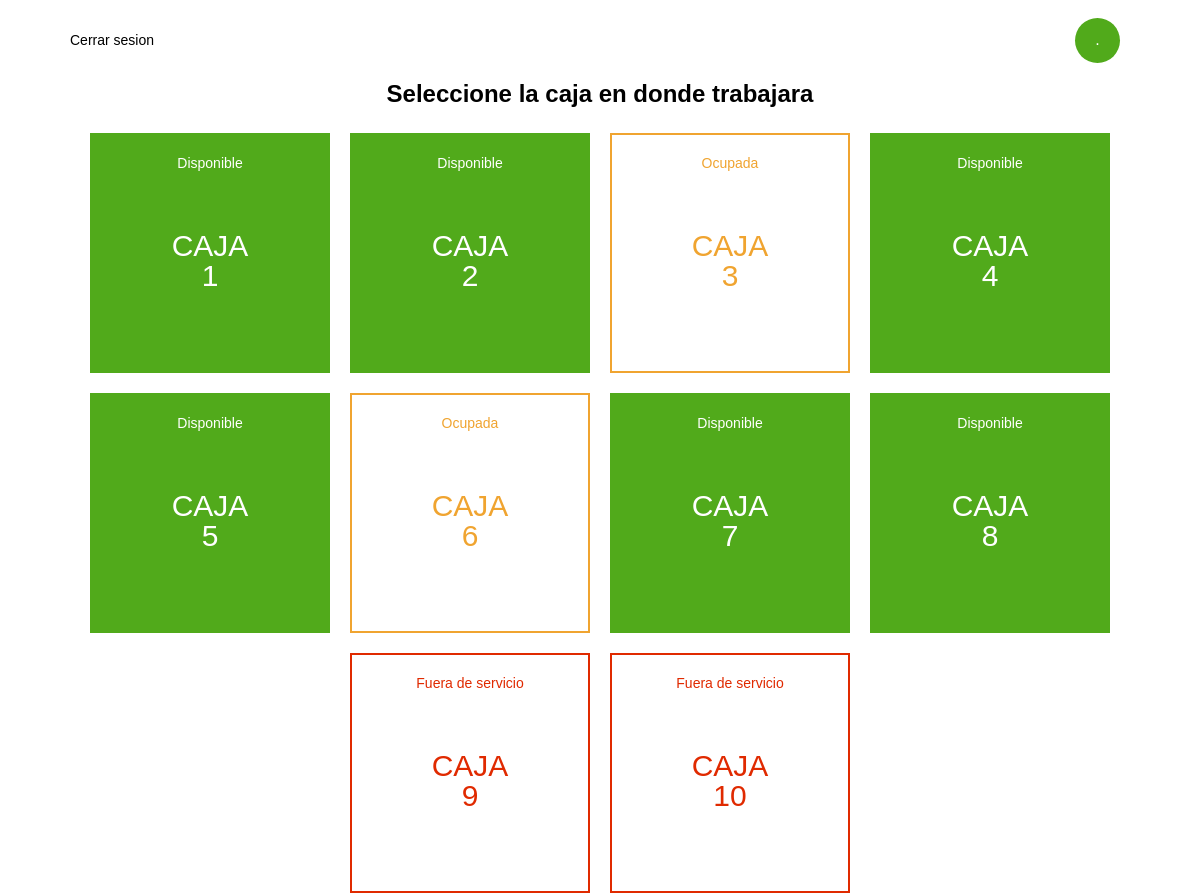
/menu-cajero/seleccione-caja/seleccion-caja.php, run on the app's committed database.
### tables this page shows
CREATE TABLE cajas (
    id INT AUTO_INCREMENT,
    estado VARCHAR(100),

    PRIMARY KEY (id)
);

### php/class/Dao.php (called while the page is built, shortened)
<?php
include('Caja.php');
class DAO{
    private $con;
    public function conectarBD(){
        $servername = "localhost";
        $usuario = "root";
        $password = "";
        $bd = "supermercadooficial";
        $this->con = new mysqli($servername,$usuario,$password,$bd);
    }
    public function mostrarCajas(){
        $sql = "SELECT * FROM cajas";
        $resultado = $this->con->query($sql);
        $fila = mysqli_num_rows($resultado);
        $lista_cajas = array();
        if($fila >=1){
            while($r = mysqli_fetch_array($resultado)){
                $numero_caja = $r['id'];
                $estado = $r['estado'];
                $datos_cajas = new Caja($numero_caja,$estado);
                $lista_cajas[] = $datos_cajas;
            }
            return $lista_cajas;
        }
    }
}
?>

### php/class/Caja.php (called while the page is built)
<?php
    class Caja{
        private $numero_caja;
        private $estado;
        public function Caja($numero_caja,$estado){
            $this->numero_caja = $numero_caja;
            $this->estado = $estado;
        }
        public function getNumeroCaja(){
            return $this->numero_caja;
        }
        public function getEstado(){
            return $this->estado;
        }
    }
?>

### menu-cajero/seleccione-caja/seleccion-caja.php (the view, shortened to what this page needs)
<?php
    include('../../php/class/Dao.php');
    $dao = new Dao();
?>
<!DOCTYPE html>
<html lang="es">
<head>
    <link rel='stylesheet' href='https://cdn-uicons.flaticon.com/uicons-brands/css/uicons-brands.css'>
    <link rel='stylesheet' href='https://cdn-uicons.flaticon.com/uicons-bold-rounded/css/uicons-bold-rounded.css'>
    <link rel='stylesheet' href='https://cdn-uicons.flaticon.com/uicons-regular-rounded/css/uicons-regular-rounded.css'>
    <link rel="stylesheet" href="../../assets/css/seleccione-caja/seleccione-caja.css">
    <link rel="stylesheet" href="../../assets/css/menu.css">
</head>
<body class="container">
    <div class="contenedor-cerar-sesion-perfil">
        <div class="cerrar-sesion-caja">
            <a href="../../cerrar-sesion/cerrarsesion.php"><i class="fi fi-rr-power icon-opcion"></i>Cerrar sesion</a>
        </div>
        <?php
                    $nombre_completo = explode(" ", $_SESSION["nombre_usuario"]);
                    $nombre_primeraInicial = substr($nombre_completo[0],0,1);
                    $apellido_primeraInicial = substr($nombre_completo[1],0,1);
                    echo '
                    <div class="perfil">
                        <div class="img-perfil">
                            <p>'.$nombre_primeraInicial.'.'.$apellido_primeraInicial.'</p>
                        </div>
                        <p class="nombre-usuario">'.$_SESSION["nombre_usuario"].'</p>
                    </div>
                    ';
        ?>
    </div>
    <section>
        <h2>Seleccione la caja en donde trabajara</h2>
        <div class="contenedor-cajas">
            <?php
                $lista_cajas = $dao->mostrarCajas();
                foreach($lista_cajas as $k){
                    if($k->getEstado() == 'Disponible'){
                        echo '
                            <div class="caja caja-disponible" id="'.$k->getNumeroCaja().'">
                                <p class="texto-estado disponible">'.$k->getEstado().'</p>
                                <p class="texto-caja disponible">Caja <br> '.$k->getNumeroCaja().'</p>
                                <i class="fi fi-br-check disponible"></i>
                            </div>
                        ';
                    }
                    else if($k->getEstado() == 'Ocupada'){
                        echo '
                            <div class="caja caja-ocupada" id="'.$k->getNumeroCaja().'">
                                <p class="texto-estado ocupado">'.$k->getEstado().'</p>
                                <p class="texto-caja ocupado">Caja <br> '.$k->getNumeroCaja().'</p>
                                <i class="fi fi-rr-triangle-warning ocupado"></i>
                            </div>
                        ';
                    }
                    else if($k->getEstado() == 'Fuera de servicio'){
                        echo '
                            <div class="caja caja-fuera-de-servicio" id="'.$k->getNumeroCaja().'">
                                <p class="texto-estado fuera-de-servicio">'.$k->getEstado().'</p>
                                <p class="texto-caja fuera-de-servicio">Caja <br> '.$k->getNumeroCaja().'</p>
                                <i class="fi fi-rr-cross-circle fuera-de-servicio"></i>
                            </div>
                        ';
                    }
                }
            ?>
        </div>
    </section>
</body>
</html>

### assets/css/seleccione-caja/seleccione-caja.css (style rules this page uses)
* { box-sizing: border-box; padding: 0; margin: 0; }
:root { --verde: #51AA1B; --negro: black; --plomo-boton: #EAEAEC; --plomo-input: #B7B7B7; --font: 'Poppins', sans-serif; --tamaño-h2: 24px; }
body { font-family: var(--font); }
.container { width: 90%; max-width: 1500px; margin: 0 auto; }
h2 { text-align: center; margin-bottom: 25px; }
section { width: 100%; }
.contenedor-cerar-sesion-perfil { display: flex; justify-content: space-between; align-items: center; height: 80px; }
.cerrar-sesion-caja { display: flex; height: 100%; align-items: center; justify-content: center; margin-bottom: 0; }
.cerrar-sesion-caja a { font-size: 14px; color: black; text-decoration: none !important; }
.contenedor-cajas { display: flex; gap: 20px; flex-wrap: wrap; display: flex; justify-content: center; }
.caja { width: 240px; height: 240px; cursor: pointer; display: flex; flex-direction: column; align-items: center; justify-content: space-between; padding: 20px; }
.caja .texto-estado { font-size: 14px; }
.texto-caja { font-size: 30px; line-height: 30px; text-align: center; text-transform: uppercase; }
.caja-disponible { border: 2px solid var(--verde); transition: 0.6s; background: var(--verde); }
.disponible { color: white; }
.caja-ocupada { border: 2px solid #F0A430; }
.ocupado { color: #F0A430; }
.caja-fuera-de-servicio { border: 2px solid #E02A00; }
.fuera-de-servicio { color: #E02A00; }

### assets/css/menu.css (style rules this page uses)
* { box-sizing: border-box; padding: 0; margin: 0; }
:root { --verde: #51AA1B; --negro: black; --plomo-boton: #EAEAEC; --plomo-input: #B7B7B7; --font: 'Poppins', sans-serif; --tamaño-h2: 24px; }
body { font-family: var(--font); }
.img-perfil { width: 45px; height: 45px; background: var(--verde); border-radius: 100%; display: flex; justify-content: center; align-items: center; color: white; }
.img-perfil p { font-size: 16px; }
.perfil { display: flex; align-items: center; gap: 20px; justify-content: end; height: 100px; }
.contenedor-perfil-caja, .perfil { position: relative; }

### data on the page
cajas: estado "Disponible", id "1"
cajas: estado "Disponible", id "2"
cajas: estado "Ocupada", id "3"
cajas: estado "Disponible", id "4"
cajas: estado "Disponible", id "5"
cajas: estado "Ocupada", id "6"
cajas: estado "Disponible", id "7"
cajas: estado "Disponible", id "8"
cajas: estado "Fuera de servicio", id "9"
cajas: estado "Fuera de servicio", id "10"
